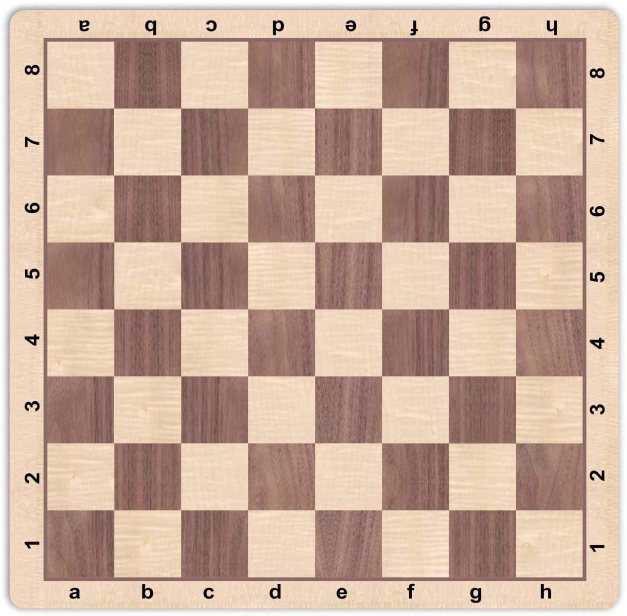
#> input picture OpenCV/3_Image Processing/chess.jpg, 1254 x 1231 px (shown at 1/2 size)
$ python geometric_transformation.py
#> lines starting #> are read from the running program, lines starting #| are printed output that depends on the picture
# cv2.warpAffine takes 2x3 transformation matrix
# cv2.warpPerspective takes 3x3 transformation matrix
# cv2.resize() --> resize image
    # specify size of resultant image or scaling factor
# resize interpolation methods:
    # cv2.INTER_AREA  --> shrinking
    # cv2.INTER_CUBIC --> zooming (slow)
    # CV2.INTER_LINEAR --> zooming (used by default for all resizing)

import cv2
import numpy as np
import matplotlib.pyplot as plt

img = cv2.imread('chess.jpg', 0)
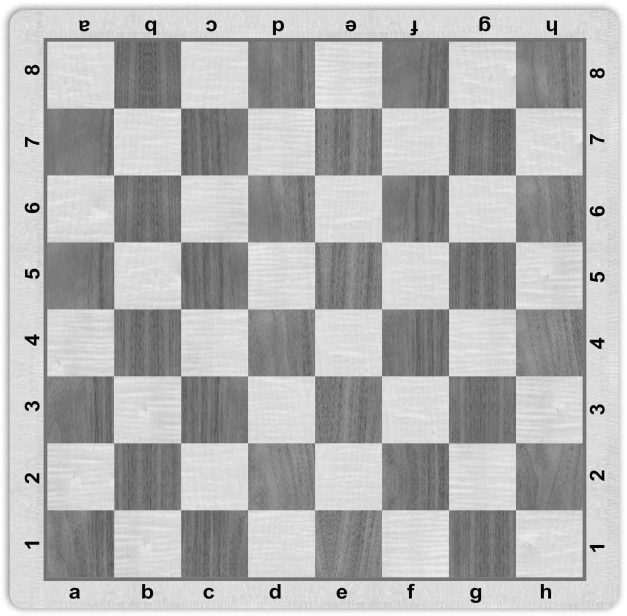
#> img: shape (1231, 1254) (shown at 1/2 size); min 0, max 255, mean 178.7
rows, cols = img.shape
#> rows = 1231; cols = 1254

# in perspective transformation, straight lines remain straight (but not necessarily parallel)
# need 3x3 transformation matrix
# 4 points on input and corresponding points on output
    # 3/4 points should not be collinear
# generate transformation matrix with cv2.getPerspectiveTransform
pts1 = np.float32([[56, 65], [500, 50], [30, 400], [250, 430]])
pts2 = np.float32([[0, 0], [300, 0], [0, 300], [300, 300]])

M = cv2.getPerspectiveTransform(pts1, pts2)
res = cv2.warpPerspective(img, M, (300, 300))
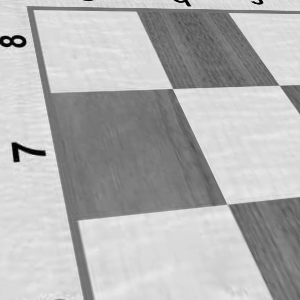
#> res: shape (300, 300); min 0, max 241, mean 179.9

plt.subplot(121), plt.imshow(img), plt.title('Input')
plt.subplot(122), plt.imshow(res), plt.title('output')
plt.show()
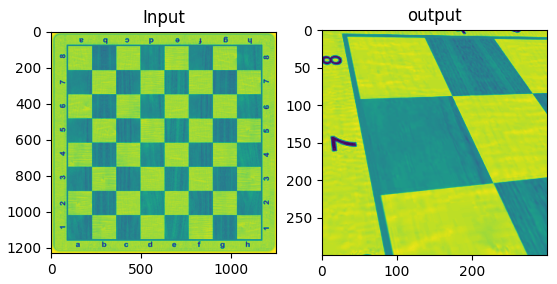
#> figure drawn by matplotlib, 2 panels

'''
# rotate using transformation matrix M of the form:
    # [[cos(t), -sin(t)], [sin(t), cos(t)]]
# OpenCV provides scaled rotation with adjustable center of rotation
    # [[a, b, (1-a)*center.x - b*center.y], [-b, a, b*center.x + (1-a)*center.y]]
    # a = scale * cos(t)
    # b = scale * sin(t)
M = cv2.getRotationMatrix2D((cols/2, rows/2), 90, 1)    # rotates by 90* about center without scaling
res = cv2.warpAffine(img, M, (cols, rows))
'''

'''
# in affine transformation, all parallel lines in original image remain parallel
# to find transformation matrix, need 3 points from input image and corresponding locations in output
    # cv2.getAffineTransform generates the 2x3 matrix
img = cv2.imread('chess.jpg')
rows, cols, ch = img.shape

pts1 = np.float32([[50, 50], [100, 50], [50, 200]])
pts2 = np.float32([[10, 100], [200, 50], [100, 250]])

M = cv2.getAffineTransform(pts1, pts2)
res = cv2.warpAffine(img, M, (cols, rows))

plt.subplot(121), plt.imshow(img), plt.title('input')
plt.subplot(122), plt.imshow(res), plt.title('output')
plt.show()
'''

'''
# M with shape [[1, 0, tx], [0, 1, ty]]
    # tx --> translation in x direction
    # ty --> translation in y direction
M = np.float32([[1, 0, 100], [0, 1, 50]])   # shifts 100 right and 50 down

# arg3: size of output image in form (width, height) = (cols, rows)
res = cv2.warpAffine(img, M, (cols, rows))
'''

'''
res = cv2.resize(img, None, fx = 2, fy = 2, interpolation = cv2.INTER_CUBIC)

# or:

height, width = img.shape[:2]
res = cv2.resize(img, (2*width, 2*height), interpolation = cv2.INTER_CUBIC)
'''

'''
cv2.imshow('img', res)

cv2.waitKey(0)
cv2.destroyAllWindows()
'''
